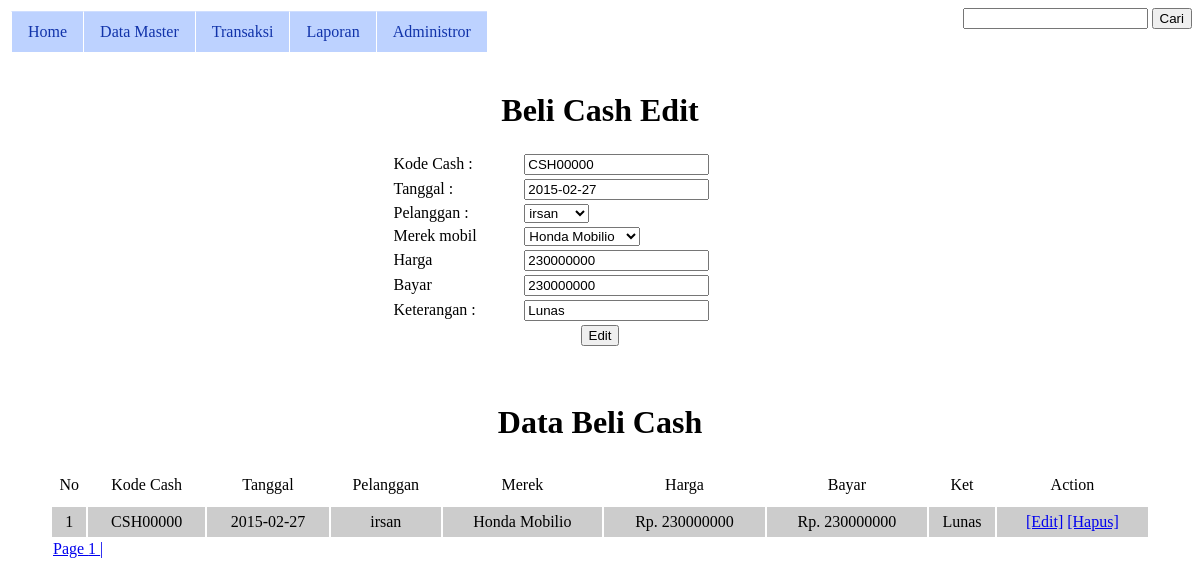
Screenshot of /index.php?page=belicash_view&id=CSH00000&edit=true (signed in) with the database file from the repository.
### tables this page shows
CREATE TABLE IF NOT EXISTS `belicash` (
  `KodeCash` varchar(10) NOT NULL,
  `TanggalCash` date NOT NULL,
  `KodeCust` varchar(10) NOT NULL,
  `Kodemobil` varchar(10) NOT NULL,
  `Harga` double NOT NULL,
  `Bayar` double NOT NULL,
  `Keterangan` varchar(50) NOT NULL
);

CREATE TABLE IF NOT EXISTS `pelanggan` (
  `KodeCust` varchar(10) NOT NULL,
  `Nama` varchar(40) NOT NULL,
  `Alamat` varchar(50) NOT NULL,
  `Telepon` varchar(15) NOT NULL,
  `HP` varchar(15) NOT NULL,
  `NoKTP` varchar(20) NOT NULL,
  `KK` varchar(20) NOT NULL,
  `SlipGaji` double NOT NULL,
  `Keterangan` varchar(50) NOT NULL
);

CREATE TABLE IF NOT EXISTS `mobil` (
  `Kodemobil` varchar(10) NOT NULL,
  `Merk` varchar(20) NOT NULL,
  `Warna` varchar(20) NOT NULL,
  `gambar` varchar(200) NOT NULL,
  `Harga` double NOT NULL
);

### page/belicash_edit.php (the view, shortened to what this page needs)
<?php
$KodeCash = $_REQUEST['id'];
$sql = mysql_query("select * from belicash where KodeCash = '$KodeCash'");
$data = mysql_fetch_array($sql);
if($_GET[id] != "") {
	$value = "Edit";
}
?>
<form name="EditPelanggan" method="post" action="proses.php">
  <center>
    <h1>Beli Cash Edit</h1>
    <table width="419" border="0" class="editPelanggan">
      <tr>
        <td width="125">Kode Cash : </td>
        <td width="278"><label>
          <input name="KodeCash" type="text" id="KodeCash" value="<?php echo $data[KodeCash]; ?>">
        </label></td>
      </tr>
      <tr>
        <td>Tanggal : </td>
        <td><input name="TanggalCash" type="text" id="TanggalCash" value="<?php echo $data[TanggalCash]; ?>"></td>
      </tr>
      <tr>
        <td>Pelanggan : </td>
        <td><label>
          <select name="KodeCust" id="KodeCust">
	<?php
	$query_pelanggan = mysql_query("select KodeCust,Nama from pelanggan");
	while ($data2=mysql_fetch_array($query_pelanggan)){
		if($data[KodeCust]==$data2[KodeCust])
	 		echo "<option value=$data2[KodeCust] selected>$data2[Nama]</option>";
		else
	 		echo "<option value=$data2[KodeCust]>$data2[Nama]</option>";
	}
	?>
          </select>
        </label></td>
      </tr>
      <tr>
        <td>Merek mobil </td>
        <td><select name="Kodemobil" id="Kodemobil">
		  <?php
		  $query_mobil = mysql_query("select Kodemobil,
		  								         Merk
										   from mobil");
		  while($data3 = mysql_fetch_array($query_mobil)){
		  	if($data[Kodemobil]==$data3[Kodemobil]){
				echo "<option value=$data3[Kodemobil] selected>$data3[Merk]</option>";
				}
				else{
					echo"<option value=$data3[Kodemobil]>$data3[Merk]</option>";
				}
		  }
		  ?>
          </select></td>
      </tr>
      <tr>
        <td>Harga</td>
        <td><input name="Harga" type="text" id="Harga" value="<?php echo $data[Harga]; ?>"></td>
      </tr>
      <tr>
        <td>Bayar</td>
        <td><input name="Bayar" type="text" id="Bayar" value="<?php echo $data[Bayar]; ?>"></td>
      </tr>
      <tr>
        <td>Keterangan : </td>
        <td><input name="Keterangan" type="text" id="Keterangan" value="<?php echo $data[Keterangan]; ?>"></td>
      </tr>
      <tr>
        <td colspan="2" align="center"><label>
		  <input name="btnSimpan" type="submit"  class="btn_simpan" value="<?php echo $value ?>" />
        </label></td>
      </tr>
    </table>
    <p>&nbsp;</p>
  </center>
</form>

### page/belicash_view.php (shortened to what this page needs)
<?php
if($_GET['edit']=="true"){
	include("page/belicash_edit.php");
}
$halaman = get_Halaman("belicash");
$hal = get_NomorHalaman($_GET['hal']);
$sql = ("select a.KodeCash, a.Tanggalcash, b.Nama, c.Merk, a.Harga, a.Bayar, a.Keterangan from belicash a inner join pelanggan b using(KodeCust) inner join mobil c using(Kodemobil) ORDER BY `a`.`KodeCash` DESC LIMIT $hal , 10");
$query = mysql_query($sql);
?>
<center><h1>Data Beli Cash</h1></center>
	<table border='0' width='1100px'>
	<tr class="tr_grid" align="center" height="40">
	<td>No</td>
    <td>Kode Cash</td>
    <td>Tanggal</td>
    <td>Pelanggan</td>
	<td>Merek</td>
	<td>Harga</td>
	<td>Bayar</td>
	<td>Ket</td>
	<td>Action</td>
	</tr>
<?php
$i=((1*$hal)+1);
while($data = mysql_fetch_array($query)){
  echo "<tr bgcolor='#CCCCCC' align='center' height='30'  id='tabel'>
  		<td>$i</td>
  		<td>$data[KodeCash]</td>
		<td>$data[Tanggalcash]</td>
		<td>$data[Nama]</td>
		<td>$data[Merk]</td>
		<td>Rp. $data[Harga]</td>
		<td>Rp. $data[Bayar]</td>
		<td>$data[Keterangan]</td>
		<td>
			<a href='?page=belicash_view&id=$data[KodeCash]&edit=true'>[Edit]</a>
			<a href=proses.php?tipe=hapusBeliCash&id=$data[KodeCash] onclick='return confirm(\"Hapus $data[KodeCash]?\")'>[Hapus]</a></a>
		</td>
</tr>";
$i++;
}
?>
<tr>
<td colspan="9" class="tr_grid">
<?php
for($i=1; $i <= $halaman; $i++){
	echo "<a href='?page=belicash_view&hal=$i'>Page $i |</a> &nbsp;";
}
?>
</td>
</tr>
</table>

### rows the page displays
belicash: KodeCash "CSH00000", TanggalCash "2015-02-27", Harga "230000000", Bayar "230000000", Keterangan "Lunas", pelanggan.Nama "irsan", mobil.Merk "Honda Mobilio"

### other values shown
form field KodeCust "irsan"
form field Kodemobil "Honda Mobilio"
